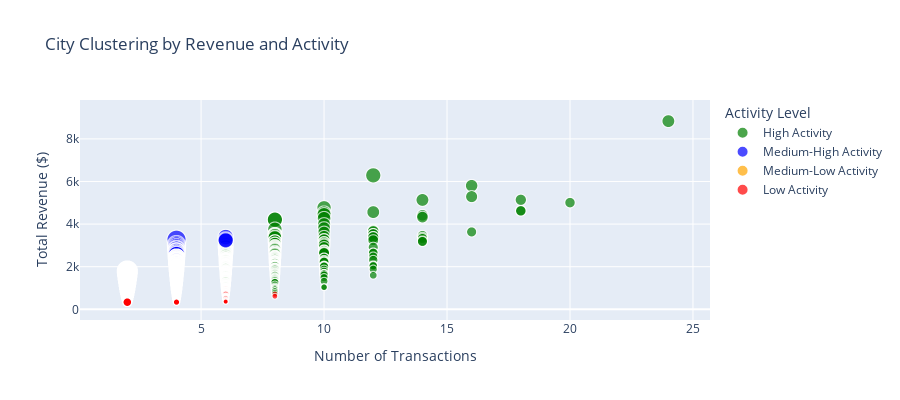

Notebook cell for this chart:
### Code cell
px.scatter(
    city_clusters.head(5000),
    x='transaction_count',
    y='total_revenue',
    color='cluster_label',
    size='revenue_per_transaction',
    hover_data=['city'],
    title='City Clustering by Revenue and Activity',
    labels={
        'transaction_count': 'Number of Transactions',
        'total_revenue': 'Total Revenue ($)',
        'cluster_label': 'Activity Level'
    },
    color_discrete_map={
        'Low Activity': 'red',
        'Medium-Low Activity': 'orange',
        'Medium-High Activity': 'blue',
        'High Activity': 'green'
    }
).update_layout(height=400)

### Figure 1 — Plotly figure (JSON) as saved in the notebook; plotly's stock layout.template omitted (floating-point values rounded to 4 significant figures; data arrays with more than 128 entries replaced by an {"elided": "..."} marker saying what was removed)
{"data": [{"customdata": {"elided": "405x1 str values"}, "hovertemplate": "Activity Level=High Activity<br>Number of Transactions=%{x}<br>Total Revenue ($)=%{y}<br>revenue_per_transaction=%{marker.size}<br>city=%{customdata[0]}<extra></extra>", "legendgroup": "High Activity", "marker": {"color": "green", "size": {"elided": "405 float values"}, "sizemode": "area", "sizeref": 2.247, "symbol": "circle"}, "mode": "markers", "name": "High Activity", "showlegend": true, "type": "scattergl", "x": {"elided": "405 int values"}, "xaxis": "x", "y": {"elided": "405 float values"}, "yaxis": "y"}, {"customdata": {"elided": "1182x1 str values"}, "hovertemplate": "Activity Level=Medium-High Activity<br>Number of Transactions=%{x}<br>Total Revenue ($)=%{y}<br>revenue_per_transaction=%{marker.size}<br>city=%{customdata[0]}<extra></extra>", "legendgroup": "Medium-High Activity", "marker": {"color": "blue", "size": {"elided": "1182 float values"}, "sizemode": "area", "sizeref": 2.247, "symbol": "circle"}, "mode": "markers", "name": "Medium-High Activity", "showlegend": true, "type": "scattergl", "x": {"elided": "1182 int values"}, "xaxis": "x", "y": {"elided": "1182 float values"}, "yaxis": "y"}, {"customdata": {"elided": "2377x1 str values"}, "hovertemplate": "Activity Level=Medium-Low Activity<br>Number of Transactions=%{x}<br>Total Revenue ($)=%{y}<br>revenue_per_transaction=%{marker.size}<br>city=%{customdata[0]}<extra></extra>", "legendgroup": "Medium-Low Activity", "marker": {"color": "orange", "size": {"elided": "2377 float values"}, "sizemode": "area", "sizeref": 2.247, "symbol": "circle"}, "mode": "markers", "name": "Medium-Low Activity", "showlegend": true, "type": "scattergl", "x": {"elided": "2377 int values"}, "xaxis": "x", "y": {"elided": "2377 float values"}, "yaxis": "y"}, {"customdata": {"elided": "1036x1 str values"}, "hovertemplate": "Activity Level=Low Activity<br>Number of Transactions=%{x}<br>Total Revenue ($)=%{y}<br>revenue_per_transaction=%{marker.size}<br>city=%{customdata[0]}<extra></extra>", "legendgroup": "Low Activity", "marker": {"color": "red", "size": {"elided": "1036 float values"}, "sizemode": "area", "sizeref": 2.247, "symbol": "circle"}, "mode": "markers", "name": "Low Activity", "showlegend": true, "type": "scattergl", "x": {"elided": "1036 int values"}, "xaxis": "x", "y": {"elided": "1036 float values"}, "yaxis": "y"}], "layout": {"height": 400, "legend": {"itemsizing": "constant", "title": {"text": "Activity Level"}, "tracegroupgap": 0}, "title": {"text": "City Clustering by Revenue and Activity"}, "xaxis": {"anchor": "y", "domain": [0, 1], "title": {"text": "Number of Transactions"}}, "yaxis": {"anchor": "x", "domain": [0, 1], "title": {"text": "Total Revenue ($)"}}}}
